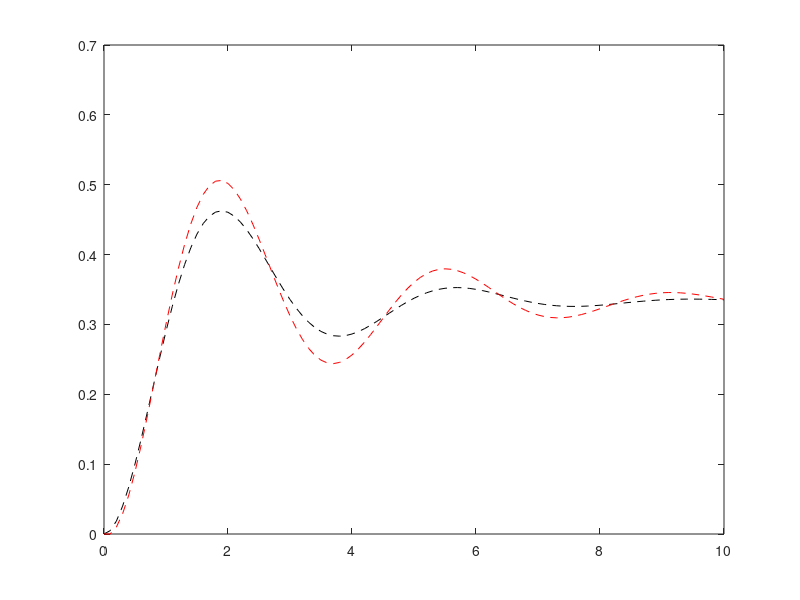

Here is the MATLAB script that generated this plot:
clear
x=linspace(0,10,101);
ya=exp(-1/2*x).*(-1/3*cos(sqrt(11)/2*x)-1/3/sqrt(11)*sin(sqrt(11)/2*x))+1/3;
dx=0.1;
y1(1)=0;
y2(1)=0;
for i = 1:100
    y1(i+1)=y1(i)+y2(i)*dx;
    y2(i+1)=y2(i)+(1-y2(i)+-3*y1(i))*dx;
end
plot(x,ya,'k--')
hold on
plot(x,y1,'r--')
hold off
